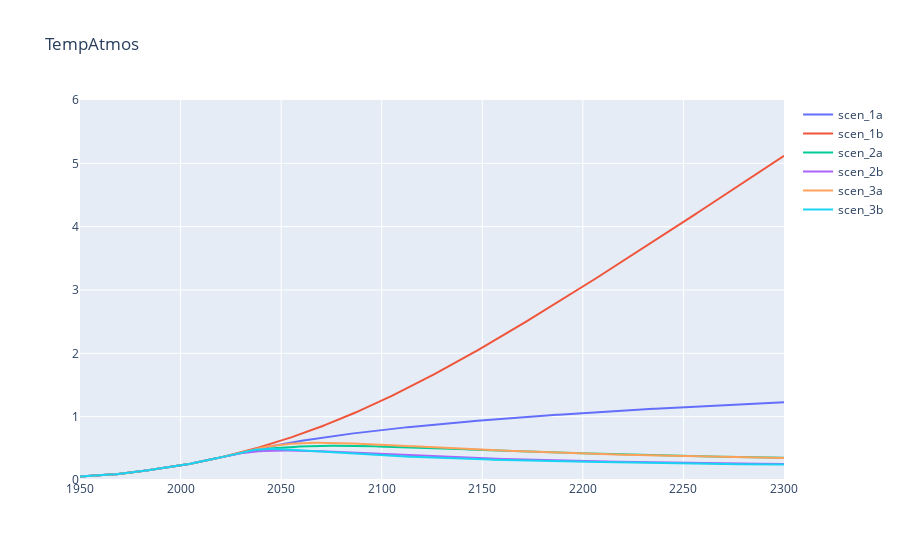

The notebook cell this image was saved under:
### Code cell
draw_scens("TempAtmos", scens, names, 6)

### Figure 1 — Plotly figure (JSON) as saved in the notebook; plotly's stock layout.template omitted (floating-point values rounded to 4 significant figures; data arrays with more than 128 entries replaced by an {"elided": "..."} marker saying what was removed)
{"data": [{"mode": "lines", "name": "scen_1a", "type": "scatter", "x": {"elided": "351 int values"}, "y": {"elided": "351 float values"}}, {"mode": "lines", "name": "scen_1b", "type": "scatter", "x": {"elided": "351 int values"}, "y": {"elided": "351 float values"}}, {"mode": "lines", "name": "scen_2a", "type": "scatter", "x": {"elided": "351 int values"}, "y": {"elided": "351 float values"}}, {"mode": "lines", "name": "scen_2b", "type": "scatter", "x": {"elided": "351 int values"}, "y": {"elided": "351 float values"}}, {"mode": "lines", "name": "scen_3a", "type": "scatter", "x": {"elided": "351 int values"}, "y": {"elided": "351 float values"}}, {"mode": "lines", "name": "scen_3b", "type": "scatter", "x": {"elided": "351 int values"}, "y": {"elided": "351 float values"}}], "layout": {"autosize": true, "title": {"text": "TempAtmos"}, "xaxis": {"autorange": true, "range": [1950, 2300], "type": "linear"}, "yaxis": {"range": [0, 6], "type": "linear"}}}
